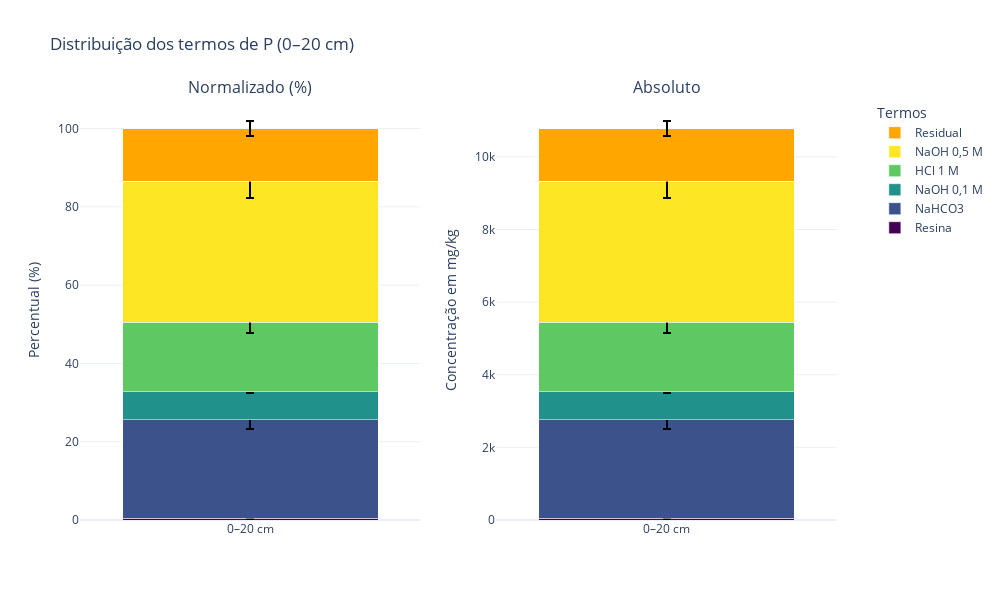

The notebook cell saved with this chart:
### Code cell
import numpy as np
import plotly.graph_objects as go
from plotly.subplots import make_subplots

# --- Dados ---
R1_0_10 = np.array([34.21, 2461.08, 754.08, 2350.62, 4113.53, 1179.57])
R2_0_10 = np.array([54.99, 2638.34, 729.61, 1827.19, 4288.24, 1420.54])

R1_10_20 = np.array([53.70, 3064.80, 793.40, 1704.78, 3859.41, 1541.90])
R2_10_20 = np.array([59.47, 2682.02, 811.75, 1783.70, 3232.06, 1670.36])

# --- Combinar tudo em 0–20 cm ---
# Cada termo agora tem 4 valores (R1_0_10, R2_0_10, R1_10_20, R2_10_20)
dados_0_20 = np.vstack([R1_0_10, R2_0_10, R1_10_20, R2_10_20])

# --- Média e desvio (por termo) ---
media_0_20 = np.mean(dados_0_20, axis=0)
std_0_20 = np.std(dados_0_20, axis=0, ddof=1)

# --- Normalização para % ---
total_0_20 = np.sum(media_0_20)
media_0_20_norm = media_0_20 / total_0_20 * 100
std_0_20_norm = std_0_20 / total_0_20 * 100

# --- Nomes dos termos ---
nomes_termos = [
    "Resina",
    "NaHCO3",
    "NaOH 0,1 M",
    "HCl 1 M",
    "NaOH 0,5 M",
    "Residual"
]

# --- Cores ---
cores = ['#440154', '#3b528b', '#21918c', '#5ec962', '#fde725', '#ffa600']

# --- Subplots: Normalizado e Absoluto ---
fig = make_subplots(rows=1, cols=2,
                    subplot_titles=("Normalizado (%)", "Absoluto"),
                    shared_yaxes=False)

# --- Gráfico Normalizado ---
for i in range(6):
    fig.add_trace(go.Bar(
        x=["0–20 cm"],
        y=[media_0_20_norm[i]],
        name=nomes_termos[i],
        marker_color=cores[i],
        error_y=dict(
            type='data',
            array=[std_0_20_norm[i]],
            visible=True,
            thickness=2,
            width=4,
            color='black'
        ),
    ), row=1, col=1)

# --- Gráfico Absoluto ---
for i in range(6):
    fig.add_trace(go.Bar(
        x=["0–20 cm"],
        y=[media_0_20[i]],
        marker_color=cores[i],
        showlegend=False,
        error_y=dict(
            type='data',
            array=[std_0_20[i]],
            visible=True,
            thickness=2,
            width=4,
            color='black'
        ),
    ), row=1, col=2)

# --- Layout ---
fig.update_layout(
    barmode='stack',
    title_text="Distribuição dos termos de P (0–20 cm)",
    yaxis_title="Percentual (%)",
    yaxis2_title="Concentração em mg/kg",
    legend_title="Termos",
    legend=dict(x=1.05, y=1),
    bargap=0.25,
    width=1000,
    height=600,
    template="plotly_white"
)

fig.show()

### Figure 1 — Plotly figure (JSON) as saved in the notebook; plotly's stock layout.template omitted (floating-point values rounded to 4 significant figures)
{"data": [{"error_y": {"array": [0.1039], "color": "black", "thickness": 2, "type": "data", "visible": true, "width": 4}, "marker": {"color": "#440154"}, "name": "Resina", "type": "bar", "x": ["0–20 cm"], "xaxis": "x", "y": [0.4694], "yaxis": "y"}, {"error_y": {"array": [2.358], "color": "black", "thickness": 2, "type": "data", "visible": true, "width": 4}, "marker": {"color": "#3b528b"}, "name": "NaHCO3", "type": "bar", "x": ["0–20 cm"], "xaxis": "x", "y": [25.16], "yaxis": "y"}, {"error_y": {"array": [0.3454], "color": "black", "thickness": 2, "type": "data", "visible": true, "width": 4}, "marker": {"color": "#21918c"}, "name": "NaOH 0,1 M", "type": "bar", "x": ["0–20 cm"], "xaxis": "x", "y": [7.165], "yaxis": "y"}, {"error_y": {"array": [2.726], "color": "black", "thickness": 2, "type": "data", "visible": true, "width": 4}, "marker": {"color": "#5ec962"}, "name": "HCl 1 M", "type": "bar", "x": ["0–20 cm"], "xaxis": "x", "y": [17.78], "yaxis": "y"}, {"error_y": {"array": [4.29], "color": "black", "thickness": 2, "type": "data", "visible": true, "width": 4}, "marker": {"color": "#fde725"}, "name": "NaOH 0,5 M", "type": "bar", "x": ["0–20 cm"], "xaxis": "x", "y": [35.94], "yaxis": "y"}, {"error_y": {"array": [1.939], "color": "black", "thickness": 2, "type": "data", "visible": true, "width": 4}, "marker": {"color": "#ffa600"}, "name": "Residual", "type": "bar", "x": ["0–20 cm"], "xaxis": "x", "y": [13.48], "yaxis": "y"}, {"error_y": {"array": [11.2], "color": "black", "thickness": 2, "type": "data", "visible": true, "width": 4}, "marker": {"color": "#440154"}, "showlegend": false, "type": "bar", "x": ["0–20 cm"], "xaxis": "x2", "y": [50.59], "yaxis": "y2"}, {"error_y": {"array": [254.1], "color": "black", "thickness": 2, "type": "data", "visible": true, "width": 4}, "marker": {"color": "#3b528b"}, "showlegend": false, "type": "bar", "x": ["0–20 cm"], "xaxis": "x2", "y": [2712.0], "yaxis": "y2"}, {"error_y": {"array": [37.22], "color": "black", "thickness": 2, "type": "data", "visible": true, "width": 4}, "marker": {"color": "#21918c"}, "showlegend": false, "type": "bar", "x": ["0–20 cm"], "xaxis": "x2", "y": [772.2], "yaxis": "y2"}, {"error_y": {"array": [293.8], "color": "black", "thickness": 2, "type": "data", "visible": true, "width": 4}, "marker": {"color": "#5ec962"}, "showlegend": false, "type": "bar", "x": ["0–20 cm"], "xaxis": "x2", "y": [1917.0], "yaxis": "y2"}, {"error_y": {"array": [462.3], "color": "black", "thickness": 2, "type": "data", "visible": true, "width": 4}, "marker": {"color": "#fde725"}, "showlegend": false, "type": "bar", "x": ["0–20 cm"], "xaxis": "x2", "y": [3873.0], "yaxis": "y2"}, {"error_y": {"array": [208.9], "color": "black", "thickness": 2, "type": "data", "visible": true, "width": 4}, "marker": {"color": "#ffa600"}, "showlegend": false, "type": "bar", "x": ["0–20 cm"], "xaxis": "x2", "y": [1453.0], "yaxis": "y2"}], "layout": {"annotations": [{"font": {"size": 16}, "showarrow": false, "text": "Normalizado (%)", "x": 0.225, "xanchor": "center", "xref": "paper", "y": 1, "yanchor": "bottom", "yref": "paper"}, {"font": {"size": 16}, "showarrow": false, "text": "Absoluto", "x": 0.775, "xanchor": "center", "xref": "paper", "y": 1, "yanchor": "bottom", "yref": "paper"}], "bargap": 0.25, "barmode": "stack", "height": 600, "legend": {"title": {"text": "Termos"}, "x": 1.05, "y": 1}, "title": {"text": "Distribuição dos termos de P (0–20 cm)"}, "width": 1000, "xaxis": {"anchor": "y", "domain": [0, 0.45]}, "xaxis2": {"anchor": "y2", "domain": [0.55, 1]}, "yaxis": {"anchor": "x", "domain": [0, 1], "title": {"text": "Percentual (%)"}}, "yaxis2": {"anchor": "x2", "domain": [0, 1], "title": {"text": "Concentração em mg/kg"}}}}
